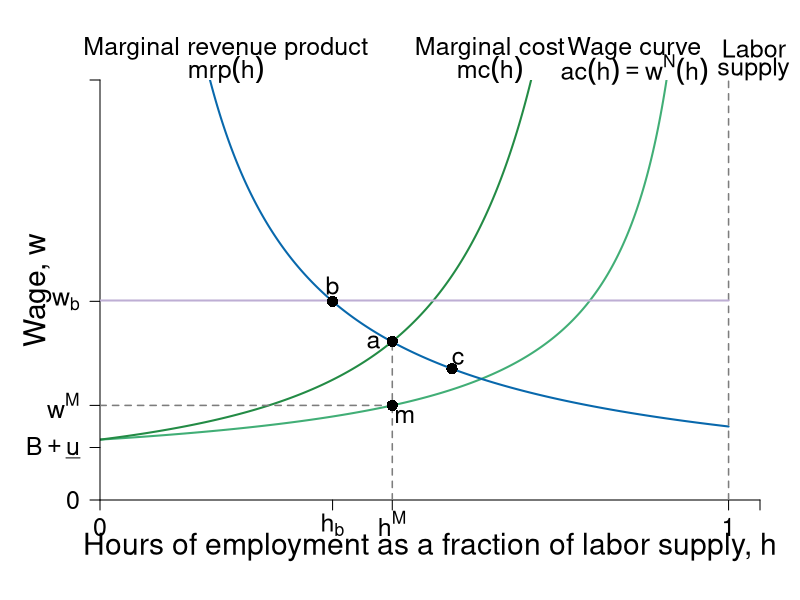

Recreate this plot in R.
require(shape)
require(plotrix)
pdf(file = "employment/monopsony_minwage_binding.pdf", width = 9, height = 7)

#Set parameters for graphics
axislabelsize <- 1.8
labelsize <- 1.5
namesize <- 1.8
annotatesize <- 1.5
graphlinewidth <- 2
segmentlinewidth <- 1.5

COL <- c("#7fc97f", "#beaed4", "#fdc086", "#ffff99", "#386cb0", "#f0027f", "#bf5b17", "#666666")
COLA <- c("#e0f3db", "#99d8c9","#66c2a4","#41ae76", "#238b45", "#005824")
COLB <- c("#c6dbef", "#4eb3d3", "#2b8cbe", "#0868ac","#084081")
COLC <- c("#fcfbfd", "#efedf5", "#dadaeb", "#bcbddc", "#9e9ac8", "#807dba", "#6a51a3", "#54278f", "#3f007d")
grays <- gray.colors(25, start = 1, end = 0)


WageFn <- function(h, ubar = 3, B = 2, t = 0.8) {
  B + ubar + (ubar - ubar*t +  ubar*t*h )/(t*(1 - h))
}

Mch <- function(h, ubar = 3, B = 2, t = 0.8) {
  B + ubar + (ubar - ubar*t +  ubar*t*h )/(t*(1 - h))+ (ubar*h)/(t*(1-h)^2)
}


MRP <- function(h, constant = 7, slope = 1){
  constant/(slope*h)
}

# mrp2 <- function(h, constant = 4, power = 2){
#   constant/(h^power)
# }

costRevSol <- function(h, constant = 7, ubar = 3, B = 2, t = 0.8){
  B + ubar + (ubar - ubar*t +  ubar*t*h )/(t*(1 - h)) + (ubar*h)/(t*(1-h)^2) - constant/h
}

#uniroot(costRevSol(x, constant = 7, ubar = 3, B = 2, t = 0.8), lower = 0.01, upper = 1)

par(mar =  c(5, 5, 4, 2))

xlims <- c(0, 1.05)
ylims <- c(0, 40)

plot(0, 0, xlim = xlims, ylim = ylims, type = "n",
     xlab = "",
     ylab = "",
     xaxt = "n", 
     yaxt = "n",
     cex.lab = axislabelsize, 
     bty = "n", 
     xaxs="i", 
     yaxs="i")

npts <- 500 
npts2 <- 501
#Specify the sequences of points for graphing. 
xx1 <- seq(xlims[1], 1, length.out = npts)
xx2 <- seq(xlims[1], xlims[2], length.out = npts)
xx3 <- seq(xlims[1], xlims[2], length.out = npts2)
xx4 <- seq(xlims[1], 25, length.out = npts2)

#Draw the lines for the graphs
lines(xx1, WageFn(xx1), col = COLA[4], lwd = graphlinewidth)
lines(xx1, Mch(xx1), col = COLA[5], lwd = graphlinewidth)
lines(xx1, MRP(xx1), col = COLB[4], lwd = graphlinewidth)
#lines(xx1, mrp2(xx1), col = COLB[4], lwd = graphlinewidth)

#lines(xx2, solowCondition(xx2, delta = 5), col = COL[3], lwd = 4)
#lines(xx2, solowInfeas(xx2, delta = 5), col = COL[1], lwd = 4, lty = 2)

#Guesses at intersections
LPoints <- c(0.465, 0.56) 
BPoints <- c(0.37, 0.53)


#Customize ticks and labels for the plot
ticksy <- c(0, 5, MRP(BPoints[1]), WageFn(LPoints[1]), 40)
ylabels <- c(0, expression(paste(B+underline(u))), expression(paste(w[b])), expression(paste(w^M)), NA)
ticksx <- c(0, BPoints[1], LPoints[1], 1, xlims[2])
xlabels <- c(0, expression(paste(h[b])), expression(paste(h^M)),  1.0, NA)
axis(1, at = ticksx, pos = 0, labels = xlabels, cex.axis = labelsize)
axis(2, at = ticksy, pos = 0, labels = ylabels, las = 1,cex.axis = labelsize)

#Axis labels 
text(0.5*xlims[2], -4.5,  expression(paste("Hours of employment as a fraction of labor supply, ", h)), xpd = TRUE, cex = axislabelsize) 
text(-0.1, 0.5*ylims[2], expression(paste("Wage, ", w)), xpd = TRUE, cex = axislabelsize, srt = 90) 


#Annotation of the  graphs
text(0.85, 43, expression(paste("Wage curve")), cex = labelsize, xpd = TRUE)
text(0.85, 41, expression(paste(ac(h) == w^N*(h))), cex = labelsize, xpd = TRUE)

text(0.62, 43, expression(paste("Marginal cost")), cex = labelsize, xpd = TRUE)
text(0.62, 41, expression(paste(mc(h))), cex = labelsize, xpd = TRUE)

text(0.2, 43, expression(paste("Marginal revenue product")), cex = labelsize, xpd = TRUE)
text(0.2, 41, expression(paste(mrp(h))), cex = labelsize, xpd = TRUE)



#Labor supply
segments(1, 0, 1, 42, lty = 2, lwd = segmentlinewidth, col = grays[20])
text(1.04, 43, expression(paste("Labor")), cex = labelsize, xpd = TRUE)
text(1.04, 41, expression(paste("supply")), cex = labelsize, xpd = TRUE)

#Line for the absolute maximum quality
#segments(1, 0, 1, 42, lty = 2, lwd = 3, col = "darkgray")
#segments(0.75, 0, 0.75, 20, lty = 2, lwd = 2, col = "darkgray")

#Arrow to Slope of BRF
#Arrows(0.5, 13, 0.58, 13, col = "black", lty = 1, lwd = 2, arr.type = "triangle")
#text(0.35, 13, expression(paste("Slope = " - u[q], " = ", frac(delta, (1 - q)^2))))


#Arrows(0.8, 15, 0.8, 19, col = "black", lty = 1, lwd = 2, arr.type = "triangle")
#Arrows(0.8, 15, 0.8, 6, col = "black", lty = 1, lwd = 2, arr.type = "triangle")
#text(0.92, 12.5, expression(paste("Employment Rent")))

#Text to indicate delta = 5
#text(0.2, 38, expression(paste("Wage Function")))
#text(0.2, 36, expression(paste("set to ", delta, " = 5")))


#Zero profit condition 
#segments(0, 20, 0.75, 20, lty = 1, lwd = 2, col = "darkgray")
#segments(0.75, 20, 1.2, 20, lty = 2, lwd = 2, col = "darkgray")

#Unemployment benefits & a
#segments(0, 5, 1.2, 5, lty = 2, lwd = 2, col = grays[20])
#segments(0, 2.5, 1.2, 2.5, lty = 2, lwd = 2, col = grays[20])

#Zero profit condition
#text(1.02, 21, expression(paste("Zero profit condition, ", w == w[0])))
#text(0.95, 6, expression(paste(B + underline(u)[t], " (opportunity cost of work)")),cex = labelsize,xpd =TRUE)
#text(0.95, 3.5, expression(paste(B, " (unemployment benefits)")),cex = labelsize, xpd =TRUE)
#text(1.08, 36, expression(paste("level of")))
#text(1.08, 34, expression(paste("employment, ", bar(H))))

#Guesses at intersections
LPoints <- c(0.465, 0.56) 

#Fixed wage comparison
#segments(0, 12.5, 1, 12.5, lty = 2, lwd = graphlinewidth, col = COLB[3])


BPoints <- c(0.37, 0.53)
#Binding minimum wage
segments(0, 19, 1, 19, lty = 1, lwd = graphlinewidth, col = COL[2])
points(BPoints[1], MRP(BPoints[1]), pch = 16, col = "black", cex = 1.5)
text(BPoints[1], MRP(BPoints[1]) + 1.5, expression(paste(b)), cex = labelsize)


# points(BPoints[2], Mch(BPoints[2]), pch = 16, col = "black", cex = 1.5)
# text(BPoints[2] + 0.02, Mch(BPoints[2]) - 1, expression(paste(m)), cex = labelsize)



#segments(0, Mch(LPoints[1]), LPoints[1], Mch(LPoints[1]), lty = 2, lwd = segmentlinewidth, col = grays[20])
segments(LPoints[1], 0 , LPoints[1], Mch(LPoints[1]), lty = 2, lwd = segmentlinewidth, col = grays[20])
segments(0, WageFn(LPoints[1]), LPoints[1], WageFn(LPoints[1]), lty = 2, lwd = segmentlinewidth, col = grays[20])
#segments(LPoints[2], 0, LPoints[2], MRP(LPoints[2]), lty = 2, lwd = segmentlinewidth, col = grays[20])

points(LPoints[1], Mch(LPoints[1]), pch = 16, col = "black", cex = 1.5)
text(LPoints[1] - 0.03, MRP(LPoints[1]), expression(paste(a)), cex = labelsize)


points(LPoints[1], WageFn(LPoints[1]), pch = 16, col = "black", cex = 1.5)
text(LPoints[1] + 0.02, WageFn(LPoints[1]) - 1, expression(paste(m)), cex = labelsize)

points(LPoints[2], MRP(LPoints[2]), pch = 16, col = "black", cex = 1.5)
text(LPoints[2] + 0.01, MRP(LPoints[2]) + 1, expression(paste(c)), cex = labelsize)


#Arrow to Slope of mrp = mcl
# Arrows(LPoints[1], Mch(LPoints[1]) + 10, LPoints[1], Mch(LPoints[1]) + 1.5, col = "black", lty = 1, lwd = 2, arr.type = "triangle")
# text(LPoints[1], Mch(LPoints[1]) + 15, expression(paste("Profit maximum at")), cex = labelsize)
# text(LPoints[1], Mch(LPoints[1]) + 12, expression(paste(mrp(h) == mc(h) )), cex = labelsize)


dev.off()
